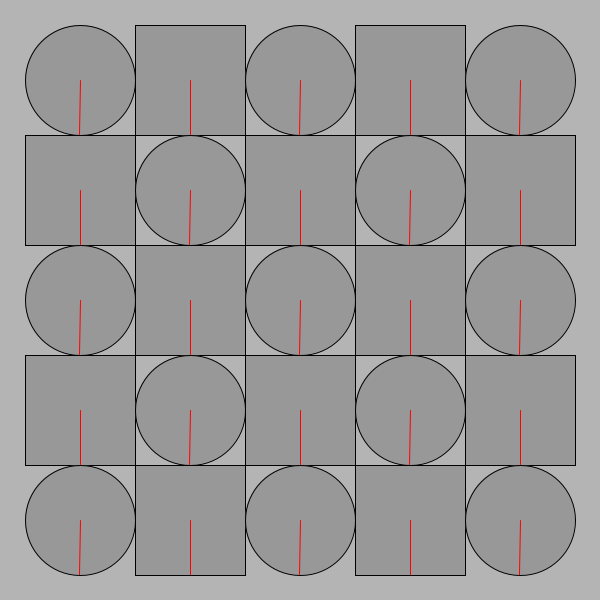
Frame 1 (no input)
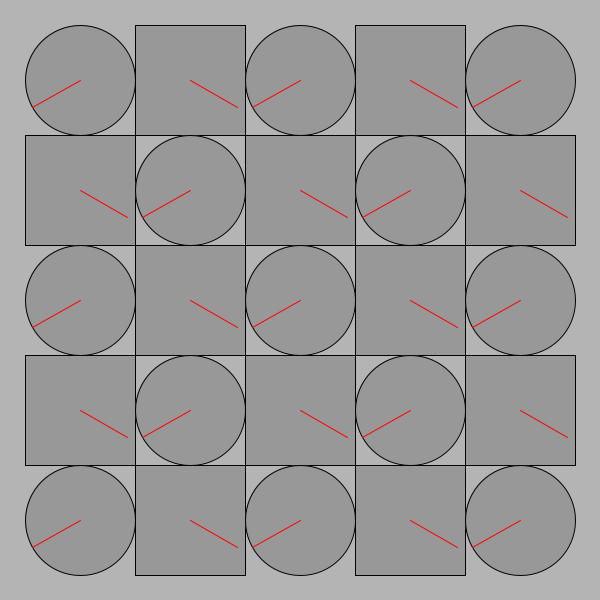
Frame 60 (the mouse pressed at the canvas centre just before this capture)
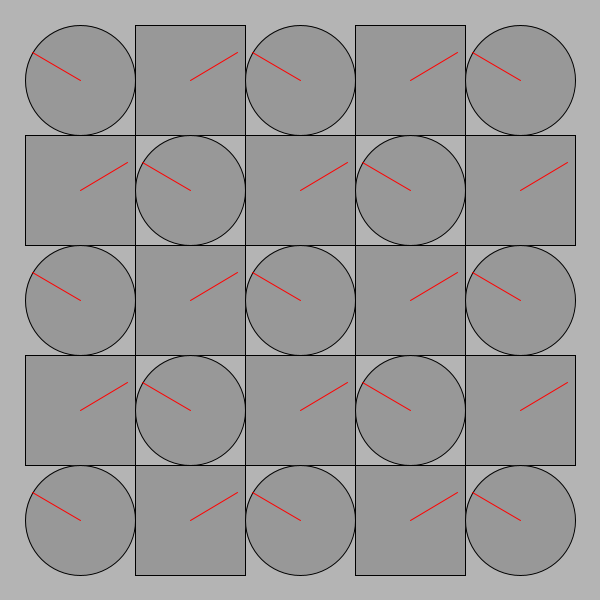
Frame 120 (the mouse held since frame 60 and released just before this capture)

The Processing sketch that drew these frames (run headless with seeded random() and noise(); from frame 60 on, the mouse is pressed at the canvas centre):

// Processing sketch: processing_151355
// ── processing_151355.pde

void setup() {
  size(600, 600);
  background(180);
  rectMode(CENTER);
  noStroke();
}

void draw() {
  background(180);
  noStroke();

  int num = 5;
  int margin = 80;

  float gutter = 0; //distance between each cell
  float cellsize = ( width - (2 * margin) - gutter * (num - 1) ) / (num - 1);
  for (int i=0;i<num;i++) {
    for (int j=0;j<num;j++) {
      float tx = margin + cellsize * i + gutter * i;
      float ty = margin + cellsize * j + gutter * j;
      boolean useACircle=(i+j*num)%2==0;
      movingCircle(tx, ty, cellsize, (1-2*int(useACircle))*radians(frameCount), useACircle);
    }
  }
}

void movingCircle(float x, float y, float size, float angle, boolean useCircle) {

  // calculate endpoint of the line
  float tempX = x + (size / 2) * sin(angle);
  float tempY = y + (size / 2) * cos(angle);

  stroke(0);
  strokeWeight(1);
  fill(140, 180);
  if (useCircle)ellipse(x, y, size, size); // circle
  else rect(x, y, size, size); // square

    stroke(255, 0, 0);
  line(x, y, tempX, tempY); // red line
}
